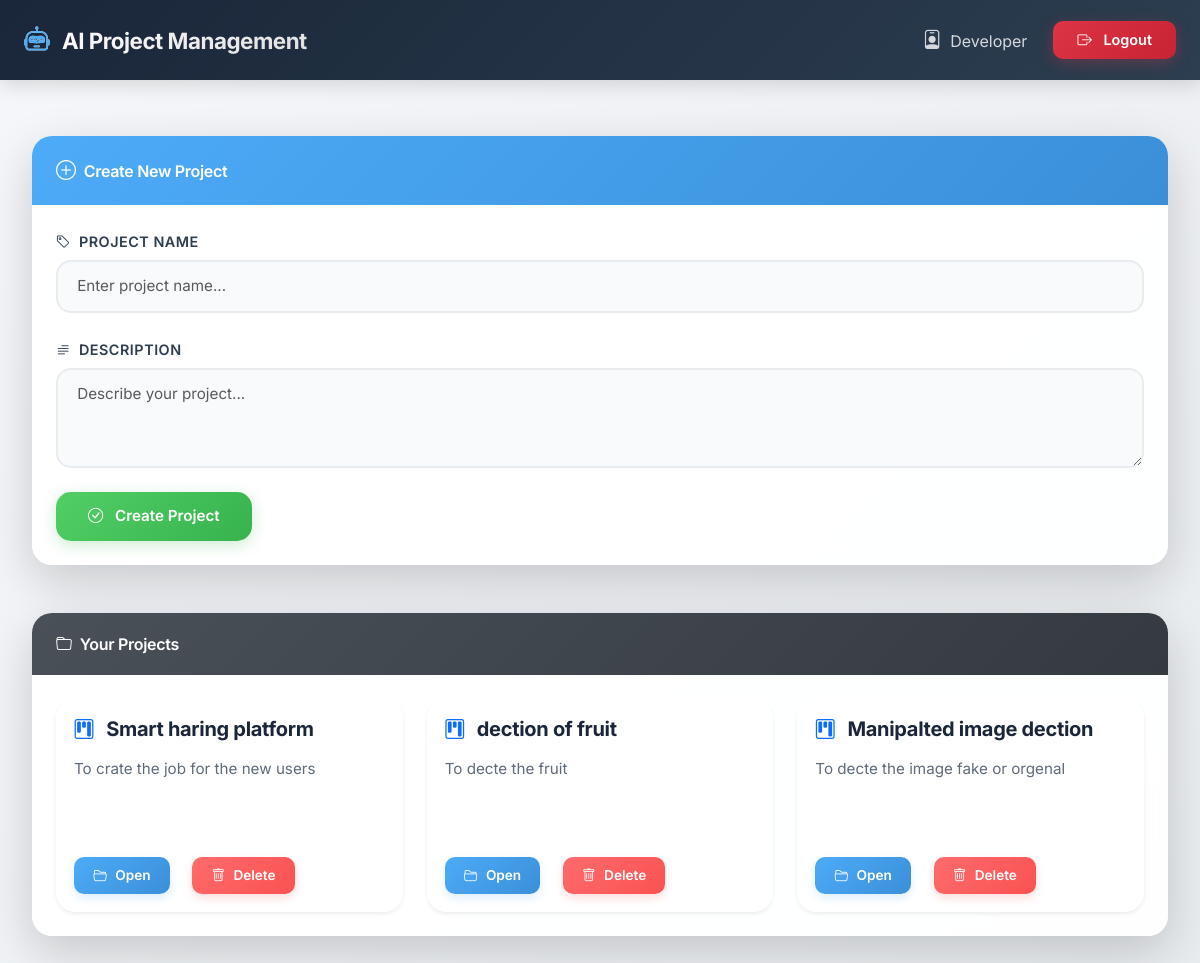
The app's page / (signed in) with its own data.
### app.py (models this page shows)
class Project(db.Model):
    id = db.Column(db.Integer, primary_key=True)
    name = db.Column(db.String(200), nullable=False)
    description = db.Column(db.Text)
    user_id = db.Column(db.Integer,
                        db.ForeignKey('user.id'),
                        nullable=False)

### app.py (the view)
@app.route('/')
@login_required
def dashboard():
    projects = Project.query.filter_by(
        user_id=current_user.id
    ).all()
    return render_template(
        "dashboard.html",
        projects=projects
    )

### app.py (called while the page is built)
@login_manager.user_loader
def load_user(user_id):
    return User.query.get(int(user_id))

### templates/dashboard.html (shortened to what this page needs)
<!DOCTYPE html>
<html lang="en">
<head>
    <link href="https://cdn.jsdelivr.net/npm/bootstrap@5.3.0/dist/css/bootstrap.min.css" rel="stylesheet">
    <link href="https://cdn.jsdelivr.net/npm/bootstrap-icons@1.11.0/font/bootstrap-icons.css" rel="stylesheet">
</head>
<body>
<nav class="navbar navbar-dark">
    <div class="container-fluid px-4">
        <span class="navbar-brand">
            <i class="bi bi-robot"></i>
            AI Project Management
        </span>
        <div class="d-flex align-items-center">
            <div class="navbar-nav">
                <a href="{{ url_for('developer') }}" class="nav-link">
                    <i class="bi bi-person-badge"></i>
                    <span class="d-none d-md-inline ms-1">Developer</span>
                </a>
            </div>
            <a href="{{ url_for('logout') }}" class="btn btn-danger">
                <i class="bi bi-box-arrow-right"></i>
                Logout
            </a>
        </div>
    </div>
</nav>
<div class="container mt-4">
    <div class="card shadow-lg mb-5">
        <div class="card-header bg-primary text-white d-flex align-items-center">
            <i class="bi bi-plus-circle fs-5 me-2"></i>
            Create New Project
        </div>
        <div class="card-body p-4">
            <form method="POST" action="{{ url_for('create_project') }}">
                <div class="mb-4">
                    <label class="form-label">
                        <i class="bi bi-tag me-2"></i>Project Name
                    </label>
                    <input type="text"
                           name="name"
                           class="form-control"
                           placeholder="Enter project name..."
                           required>
                </div>
                <div class="mb-4">
                    <label class="form-label">
                        <i class="bi bi-text-paragraph me-2"></i>Description
                    </label>
                    <textarea name="description"
                              class="form-control"
                              rows="3"
                              placeholder="Describe your project..."></textarea>
                </div>
                <button class="btn btn-success">
                    <i class="bi bi-check-circle"></i>
                    Create Project
                </button>
            </form>
        </div>
    </div>
    <div class="card shadow-lg">
        <div class="card-header bg-secondary text-white d-flex align-items-center">
            <i class="bi bi-folder me-2"></i>
            Your Projects
        </div>
        <div class="card-body p-4">
            {% if projects %}
                <div class="row g-4">
                {% for project in projects %}
                    <div class="col-md-4">
                        <div class="card h-100 shadow-sm">
                            <div class="card-body d-flex flex-column">
                                <h5 class="card-title">
                                    <i class="bi bi-kanban me-2 text-primary"></i>
                                    {{ project.name }}
                                </h5>
                                <p class="card-text flex-grow-1">
                                    {% if project.description %}
                                        {{ project.description }}
                                    {% else %}
                                        <span class="text-muted fst-italic">No description provided</span>
                                    {% endif %}
                                </p>
                                <div class="mt-3">
                                    <a href="{{ url_for('view_project', project_id=project.id) }}"
                                       class="btn btn-primary btn-sm">
                                       <i class="bi bi-folder2-open"></i>
                                       Open
                                    </a>
                                    <a href="{{ url_for('delete_project', project_id=project.id) }}"
                                       class="btn btn-danger btn-sm"
                                       onclick="return confirm('Are you sure you want to delete this project? This action cannot be undone.')">
                                       <i class="bi bi-trash"></i>
                                       Delete
                                    </a>
                                </div>
                            </div>
                        </div>
                    </div>
                {% endfor %}
                </div>
            {% else %}
                <div class="text-center py-5">
                    <i class="bi bi-folder-x display-1 text-muted"></i>
                    <p class="mt-4 text-muted fs-5">No projects created yet.</p>
                    <p class="text-muted">Create your first project using the form above!</p>
                </div>
            {% endif %}
        </div>
    </div>
</div>
</body>
</html>

### templates/dashboard.html (style rules this page uses)
* { font-family: 'Inter', -apple-system, BlinkMacSystemFont, sans-serif; }
body { background: linear-gradient(135deg, #f5f7fa 0%, #e9ecef 100%); min-height: 100vh; }
.navbar { background: linear-gradient(135deg, #1a2639 0%, #2c3e50 100%) !important; box-shadow: 0 4px 20px rgba(0,0,0,0.15); padding: 1rem 0; }
.navbar-brand { font-weight: 700; font-size: 1.4rem; letter-spacing: -0.5px; background: linear-gradient(135deg, #fff, #e0e0e0); -webkit-background-clip: text; -webkit-text-fill-color: transparent; background-clip: text; }
.navbar-brand i { background: none; -webkit-text-fill-color: #4dabf7; margin-right: 8px; font-size: 1.6rem; }
.navbar-nav { display: flex; align-items: center; gap: 10px; }
.nav-link { color: rgba(255,255,255,0.8) !important; transition: all 0.3s ease; padding: 0.5rem 1rem !important; border-radius: 10px; }
.nav-link i { font-size: 1.2rem; }
.btn-danger { background: linear-gradient(135deg, #dc3545, #c82333); border: none; border-radius: 10px; padding: 0.5rem 1.5rem; font-weight: 600; font-size: 0.9rem; box-shadow: 0 4px 15px rgba(220, 53, 69, 0.3); transition: all 0.3s ease; margin-left: 10px; }
.btn-danger i { margin-right: 8px; }
.card { border: none; border-radius: 20px; overflow: hidden; transition: all 0.3s cubic-bezier(0.4, 0, 0.2, 1); background: rgba(255, 255, 255, 0.95); backdrop-filter: blur(10px); }
.card-header { font-weight: 600; letter-spacing: -0.3px; padding: 1.2rem 1.5rem; border: none; }
.card-header.bg-primary { background: linear-gradient(135deg, #4dabf7, #3b8fd9) !important; }
.card-header.bg-secondary { background: linear-gradient(135deg, #495057, #343a40) !important; }
.form-label { font-weight: 600; color: #2c3e50; margin-bottom: 0.5rem; font-size: 0.9rem; text-transform: uppercase; letter-spacing: 0.5px; }
.form-control { border: 2px solid #e9ecef; border-radius: 15px; padding: 0.8rem 1.2rem; font-size: 0.95rem; transition: all 0.3s ease; background: #f8fafc; }
textarea.form-control { resize: vertical; min-height: 100px; }
.btn-success { background: linear-gradient(135deg, #51cf66, #37b24d); border: none; border-radius: 15px; padding: 0.8rem 2rem; font-weight: 600; font-size: 0.95rem; box-shadow: 0 4px 15px rgba(55, 178, 77, 0.25); transition: all 0.3s ease; width: auto; min-width: 180px; }
.btn-success i { margin-right: 8px; }
.card.h-100 { border: 2px solid transparent; transition: all 0.3s ease; }
.card-title { font-weight: 700; color: #1a2639; margin-bottom: 1rem; font-size: 1.25rem; letter-spacing: -0.3px; }
.card-text { color: #5f6b7a; line-height: 1.6; font-size: 0.95rem; margin-bottom: 1.5rem; min-height: 60px; }
.btn-primary { background: linear-gradient(135deg, #4dabf7, #3b8fd9); border: none; border-radius: 10px; padding: 0.5rem 1.2rem; font-weight: 600; font-size: 0.85rem; box-shadow: 0 4px 10px rgba(77, 171, 247, 0.2); transition: all 0.3s ease; margin-right: 8px; }
.btn-primary i, .btn-danger.btn-sm i { margin-right: 5px; }
.btn-danger.btn-sm { background: linear-gradient(135deg, #ff6b6b, #fa5252); border: none; border-radius: 10px; padding: 0.5rem 1.2rem; font-weight: 600; font-size: 0.85rem; box-shadow: 0 4px 10px rgba(250, 82, 82, 0.2); }
.container { max-width: 1400px; padding: 2rem; }
.card { animation: fadeInUp 0.5s ease-out; }
.col-md-4 { animation: fadeInUp 0.5s ease-out; animation-fill-mode: both; }
.col-md-4:nth-child(1) { animation-delay: 0.1s; }
.col-md-4:nth-child(2) { animation-delay: 0.2s; }
.col-md-4:nth-child(3) { animation-delay: 0.3s; }

### records on screen
Project: name "Smart haring platform", description "To crate the job for the new users"
Project: name "dection of fruit", description "To decte the fruit"
Project: name "Manipalted image dection", description "To decte the image fake or orgenal"
